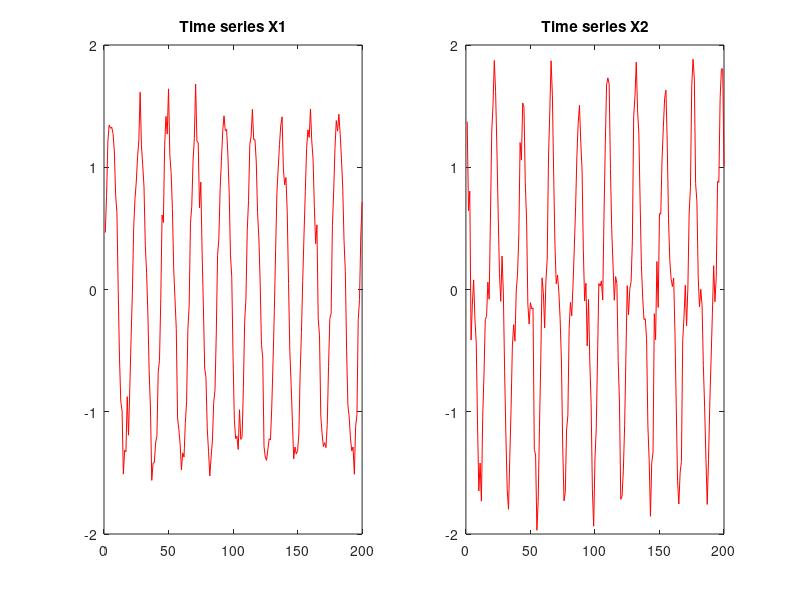
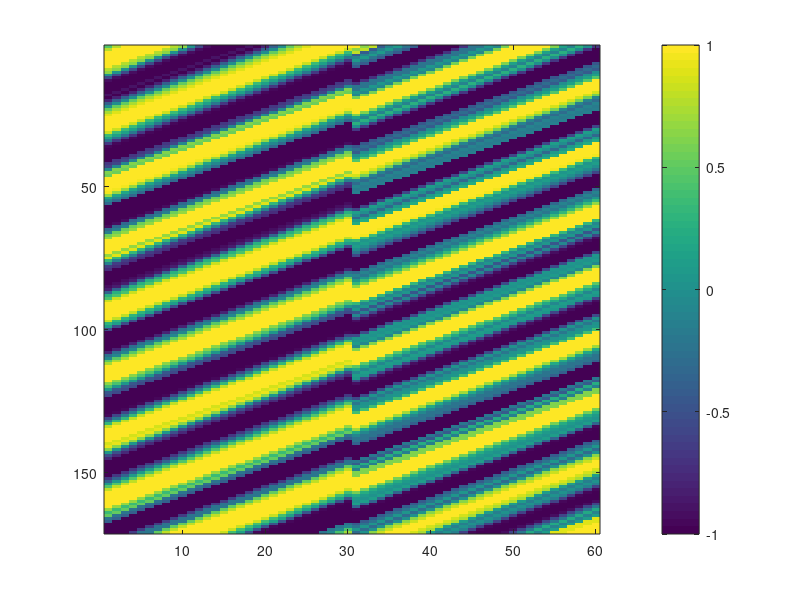
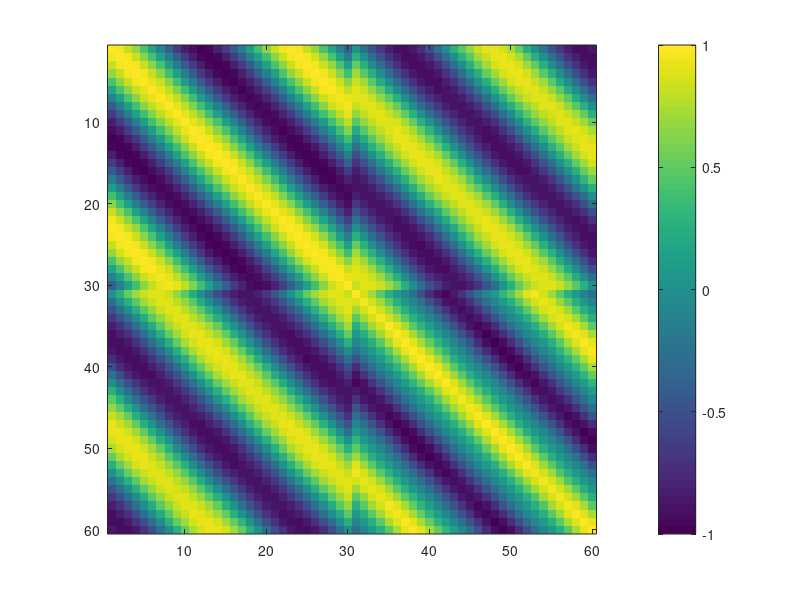
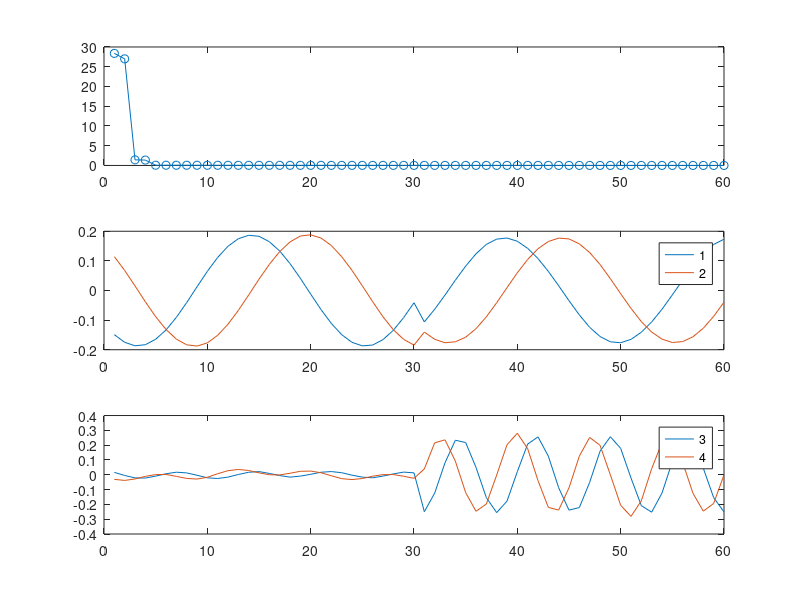

The MATLAB source for these figures, in order:
% M-SSA tutorial with Matlab
% This Matlab tutorial demonstrates step by step the multivariate
% singular spectrum analysis. The steps are almost similar
% to those of a singular spectrum analysis.

% Copyright (c) 2013-2016, Andreas Groth, University of California, Los Angeles.
% All rights reserved. Redistribution and use in source and binary forms, with or without modification, are permitted provided that the following conditions are met:
% - Redistributions of source code must retain the above copyright notice, this list of conditions and the following disclaimer.
% - Redistributions in binary form must reproduce the above copyright notice, this list of conditions and the following disclaimer in the documentation and/or other materials provided with the distribution.

clear;    % clear workspace

% Set general Parameters
M = 30;    % window length of SSA
N = 200;   % length of generated time series
T = 22;    % period length of sine function
stdnoise = 0.1; % noise-to-signal ratio

% Create time series X
% First of all, we generate two time series, a sine function
% of length N and the same function to the power of 3, both
% with observational white noise.

t = (1:N)';
X1 = sin(2*pi*t/T);     % sine function
X2 = cos(2*pi*t/T).^3;  % nonlinear transformation
%X3 = sin(2*pi*3.5*t/T);
%X4 = cos(2*pi*1.8*t/T).^3;
X3 = sin(2*pi*t/T).^5;     % sine function
X4 = cos(2*pi*t/T).^7;
noise = stdnoise*randn(N,4);  % Gaussian noise
X1 = X1+noise(:,1);
X2 = X2+noise(:,2);
X3 = X3+noise(:,3);
X4 = X4+noise(:,4);
X1 = X1-mean(X1); % remove mean value
X2 = X2-mean(X2);
X3 = X3-mean(X3);
X4 = X4-mean(X4);
X1 = X1/std(X1);  % normalize to std=1
X2 = X2/std(X2);
X3 = X3/std(X3);
X4 = X4/std(X4);

X = [X1 X2]; % multivariate time series

figure(1);
clf;
set(1,'name','Time series X');
subplot(1,2,1);
plot(X1, 'r-');
title('Time series X1');
subplot(1,2,2);
plot(X2, 'r-');
title('Time series X2');

% Calculate covariance matrix C (Toeplitz approach)
% Next, we calculate the covariance matrix. There are several numerical
% approaches to estimate C. Here, we calculate the covariance function with
% CORR and build C with the function TOEPLITZ.

if(0)
covXX=xcorr(X1,M-1,'unbiased');
covYY=xcorr(X2,M-1,'unbiased');
covXY = xcorr(X1,X2,M-1,'unbiased');

C11=toeplitz(covXX(M:end));
C21=toeplitz(covXY(M:-1:1),covXY(M:end));
C12=C21';
C22=toeplitz(covYY(M:end));

Ctoep = [C11 C12 ;...
         C21 C22  ];
       
figure(2);
set(gcf,'name','Covariance matrix');
clf;
imagesc(Ctoep);
axis square
set(gca,'clim',[-1 1]);
colorbar
end


% Calculate covariance matrix (trajectory approach)
% This alternative approach is to determine C directly from the scalar
% product of Y, the time-delayed embedding of X. Although this estimation
% of C does not give a Toeplitz structure, with the eigenvectors not being
% symmetric or antisymmetric, it ensures a positive semi-definite covariance
% matrix.

Y1=zeros(N-M+1,M);
Y2=zeros(N-M+1,M);
for m=1:M                 % create time-delayed embedding of X
  Y1(:,m) = X1((1:N-M+1)+m-1);
  Y2(:,m) = X2((1:N-M+1)+m-1);
end;
Y = [Y1 Y2];
Cemb=Y'*Y / (N-M+1);

figure(2);
set(gcf,'name','Trajectory Matrices');
clf;
imagesc(Y);
set(gca,'clim',[-1 1]);
colorbar

figure(3);
set(gcf,'name','Covariance matrix');
clf;
imagesc(Cemb);
axis square
set(gca,'clim',[-1 1]);
colorbar

%% Choose covariance estimation
% Choose between Toeplitz approach (cf. Vautard & Ghil) and trajectory
% approach (cf. Broomhead & King).

% C=Ctoep;
C=Cemb;


%% Calculate eigenvalues LAMBDA and eigenvectors RHO
% In order to determine the eigenvalues and eigenvectors of C
% we use the function EIG. This function returns two matrices,
% the matrix RHO with eigenvectors arranged in columns, and the
% matrix LAMBDA with eigenvalues on the diagonal.

[RHO,LAMBDA] = eig(C);
LAMBDA = diag(LAMBDA);               % extract the diagonal
[LAMBDA,ind]=sort(LAMBDA,'descend'); % sort eigenvalues
RHO = RHO(:,ind);                    % and eigenvectors

figure(4);
clf;
set(gcf,'name','Eigenvectors RHO and eigenvalues LAMBDA')
subplot(3,1,1);
plot(LAMBDA,'o-');
subplot(3,1,2);
plot(RHO(:,1:2), '-');
legend('1', '2');
subplot(3,1,3);
plot(RHO(:,3:4), '-');
legend('3', '4');

%% Calculate principal components PC
% The principal components are given as the scalar product
% between Y, the time-delayed embedding of X1 and X2, and the
% eigenvectors RHO.

PC = Y*RHO;

figure(5);
set(gcf,'name','Principal components PCs')
clf;
for m=1:4
  subplot(4,1,m);
  plot(PC(:,m),'k-');
  ylabel(sprintf('PC %d',m));
  ylim([-10 10]);
end;

%% Calculate reconstructed components RC
% In order to determine the reconstructed components RC, we have to invert
% the projecting PC = Y*RHO; i.e. RC = Y*RHO*RHO'=PC*RHO'. Averaging along
% anti-diagonals gives the RCs for the original input X.

RC1=zeros(N,2*M);
RC2=zeros(N,2*M);
for m=1:2*M
  buf1=PC(:,m)*RHO(1:M,m)'; % invert projection - first channel
  buf1=buf1(end:-1:1,:);
  
  buf2=PC(:,m)*RHO(M+1:end,m)'; % invert projection - second channel
  buf2=buf2(end:-1:1,:);
  
  for n=1:N % anti-diagonal averaging
    RC1(n,m)=mean( diag(buf1,-(N-M+1)+n) );  
    RC2(n,m)=mean( diag(buf2,-(N-M+1)+n) );  
  end
end;

figure(6);
set(gcf,'name','Reconstructed components RCs')
clf;
for m=1:4
  subplot(4,2,2*m-1);
  plot(RC1(:,m),'r-');
  ylabel(sprintf('RC %d',m));
  ylim([-1 1]);
  
  subplot(4,2,2*m);
  plot(RC2(:,m),'r-');
  ylabel(sprintf('RC %d',m));
  ylim([-1 1]);
end;

%% Compare reconstruction and original time series
% Note that the original time series X can be completely reconstructed by
% the sum of all reconstructed components RC (upper panels). The sine
% function (lower left panel) can be reconstructed with the first pair of
% RCs, where more components are required for the nonlinear oscillation
% (lower right panel).

figure(7);
set(gcf,'name','Original time series X and reconstruction RC')
clf;
subplot(2,2,1)
plot(t,X1,'b-',t,sum(RC1,2),'r-');
subplot(2,2,2)
plot(t,X2,'b-',t,sum(RC2,2),'r-');
legend('Original','full reconstruction');

subplot(2,2,3)
plot(t,X1,'b',t,sum(RC1(:,1:2),2),'r');
subplot(2,2,4)
plot(t,X2,'b',t,sum(RC2(:,1:2),2),'r');
legend('Original','RCs 1-2');
